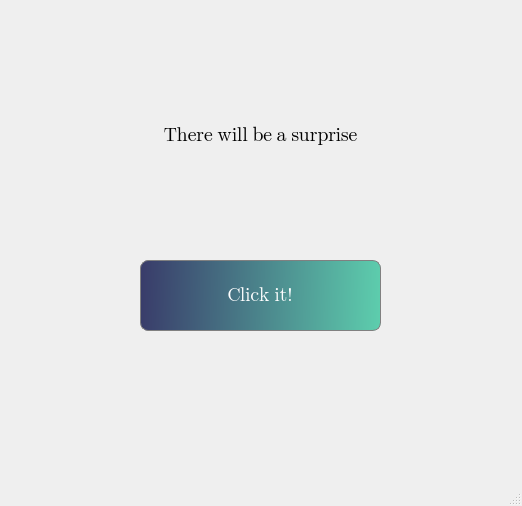
<?xml version="1.0" encoding="UTF-8"?>
<ui version="4.0">
 <class>MainWindow</class>
 <widget class="QMainWindow" name="MainWindow">
  <property name="geometry">
   <rect>
    <x>0</x>
    <y>0</y>
    <width>522</width>
    <height>506</height>
   </rect>
  </property>
  <property name="windowTitle">
   <string>MainWindow</string>
  </property>
  <widget class="QWidget" name="centralwidget">
   <widget class="QPushButton" name="pushButton">
    <property name="geometry">
     <rect>
      <x>140</x>
      <y>260</y>
      <width>241</width>
      <height>71</height>
     </rect>
    </property>
    <property name="font">
     <font>
      <family>Segoe UI Emoji</family>
      <pointsize>14</pointsize>
     </font>
    </property>
    <property name="styleSheet">
     <string notr="true">QPushButton{
border-radius: 8px;
color:white;
background-color: qlineargradient(spread:pad, x1:0, y1:0.523, x2:1, y2:0.534, stop:0 rgba(57, 60, 106, 255), stop:1 rgba(93, 205, 173, 255));
border: 1px solid gray; 
}

QPushButton:pressed{
background-color:qlineargradient(spread:pad, x1:0, y1:0.478, x2:1, y2:0.534, stop:0 rgba(34, 36, 63, 255), stop:1 rgba(37, 81, 68, 255));
}</string>
    </property>
    <property name="text">
     <string>Click it!</string>
    </property>
   </widget>
   <widget class="QLabel" name="OutputText">
    <property name="geometry">
     <rect>
      <x>120</x>
      <y>110</y>
      <width>281</width>
      <height>51</height>
     </rect>
    </property>
    <property name="font">
     <font>
      <family>Segoe UI Emoji</family>
      <pointsize>14</pointsize>
     </font>
    </property>
    <property name="layoutDirection">
     <enum>Qt::LeftToRight</enum>
    </property>
    <property name="text">
     <string>There will be a surprise</string>
    </property>
    <property name="alignment">
     <set>Qt::AlignCenter</set>
    </property>
   </widget>
  </widget>
  <widget class="QMenuBar" name="menubar">
   <property name="geometry">
    <rect>
     <x>0</x>
     <y>0</y>
     <width>522</width>
     <height>25</height>
    </rect>
   </property>
  </widget>
  <widget class="QStatusBar" name="statusbar"/>
 </widget>
 <resources/>
 <connections/>
</ui>
